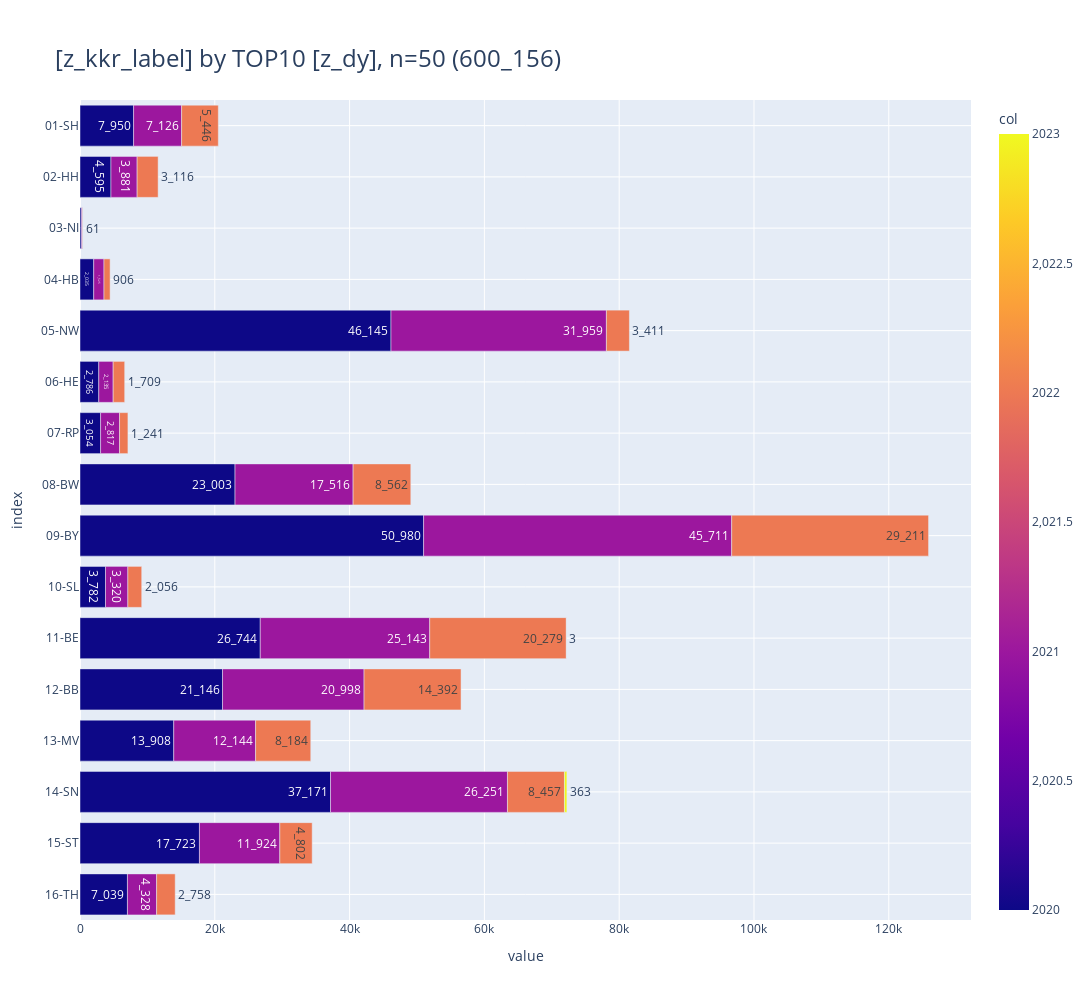

Write notebook code for a chart like this one.
### Code cell
_df = df_facets[
    [
        "z_kkr_label",
        "z_dy",
        "cnt",
    ]
]#.astype({"z_dy": str})

_ = pls.plot_stacked_bars(
    _df,
    # swap=True,
    orientation="h",
    # show_total=True,
    # normalize=True,
    # relative=True,
    height=1000,
    top_n_color=10,
    # sort_values_index=True,
    # sort_values_color=True,
    # top_n_index=5,
    # precision=2,
    # show_other=True,
    # top_n_index=2,
)
_

### Figure 1 — Plotly figure (JSON) as saved in the notebook; plotly's stock layout.template omitted (floating-point values rounded to 4 significant figures)
{"data": [{"alignmentgroup": "True", "hovertemplate": "value=%{x}<br>index=%{y}<br>cnt_str=%{text}<br>col=%{marker.color}<extra></extra>", "legendgroup": "", "marker": {"color": [2020, 2021, 2022, 2020, 2021, 2022, 2020, 2021, 2022, 2020, 2021, 2022, 2020, 2021, 2022, 2020, 2021, 2022, 2020, 2021, 2022, 2020, 2021, 2022, 2020, 2021, 2022, 2020, 2021, 2022, 2020, 2021, 2022, 2023, 2020, 2021, 2022, 2020, 2021, 2022, 2020, 2021, 2022, 2023, 2020, 2021, 2022, 2020, 2021, 2022], "coloraxis": "coloraxis", "pattern": {"shape": ""}}, "name": "", "offsetgroup": "", "orientation": "h", "showlegend": false, "text": ["7_950", "7_126", "5_446", "4_595", "3_881", "3_116", "211", "149", "61", "2_035", "1_525", "906", "46_145", "31_959", "3_411", "2_786", "2_135", "1_709", "3_054", "2_817", "1_241", "23_003", "17_516", "8_562", "50_980", "45_711", "29_211", "3_782", "3_320", "2_056", "26_744", "25_143", "20_279", "3", "21_146", "20_998", "14_392", "13_908", "12_144", "8_184", "37_171", "26_251", "8_457", "363", "17_723", "11_924", "4_802", "7_039", "4_328", "2_758"], "textposition": "auto", "type": "bar", "x": [7950, 7126, 5446, 4595, 3881, 3116, 211, 149, 61, 2035, 1525, 906, 46145, 31959, 3411, 2786, 2135, 1709, 3054, 2817, 1241, 23003, 17516, 8562, 50980, 45711, 29211, 3782, 3320, 2056, 26744, 25143, 20279, 3, 21146, 20998, 14392, 13908, 12144, 8184, 37171, 26251, 8457, 363, 17723, 11924, 4802, 7039, 4328, 2758], "xaxis": "x", "y": ["01-SH", "01-SH", "01-SH", "02-HH", "02-HH", "02-HH", "03-NI", "03-NI", "03-NI", "04-HB", "04-HB", "04-HB", "05-NW", "05-NW", "05-NW", "06-HE", "06-HE", "06-HE", "07-RP", "07-RP", "07-RP", "08-BW", "08-BW", "08-BW", "09-BY", "09-BY", "09-BY", "10-SL", "10-SL", "10-SL", "11-BE", "11-BE", "11-BE", "11-BE", "12-BB", "12-BB", "12-BB", "13-MV", "13-MV", "13-MV", "14-SN", "14-SN", "14-SN", "14-SN", "15-ST", "15-ST", "15-ST", "16-TH", "16-TH", "16-TH"], "yaxis": "y"}], "layout": {"barmode": "relative", "coloraxis": {"colorbar": {"title": {"text": "col"}}, "colorscale": [[0, "#0d0887"], [0.1111, "#46039f"], [0.2222, "#7201a8"], [0.3333, "#9c179e"], [0.4444, "#bd3786"], [0.5556, "#d8576b"], [0.6667, "#ed7953"], [0.7778, "#fb9f3a"], [0.8889, "#fdca26"], [1, "#f0f921"]]}, "height": 1000, "legend": {"title": {"text": "z_dy"}, "tracegroupgap": 0, "traceorder": "normal"}, "title": {"font": {"size": 24}, "text": "[z_kkr_label] by TOP10 [z_dy], n=50 (600_156)", "xanchor": "left", "y": 0.95, "yanchor": "top"}, "width": 2000, "xaxis": {"anchor": "y", "domain": [0, 1], "gridwidth": 1, "range": [0, 132200.0], "showgrid": true, "title": {"text": "value"}}, "yaxis": {"anchor": "x", "categoryarray": ["16-TH", "15-ST", "14-SN", "13-MV", "12-BB", "11-BE", "10-SL", "09-BY", "08-BW", "07-RP", "06-HE", "05-NW", "04-HB", "03-NI", "02-HH", "01-SH"], "categoryorder": "array", "domain": [0, 1], "gridwidth": 1, "showgrid": true, "title": {"text": "index"}}}}
